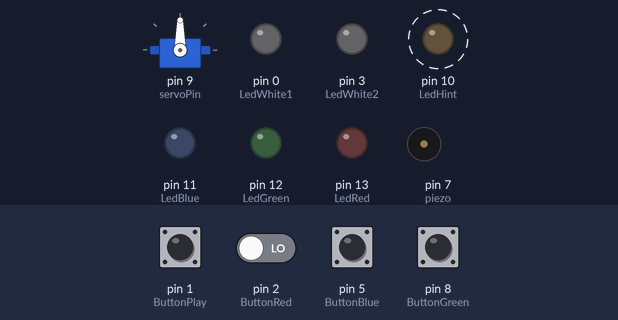
The sketch below on a simulated Arduino Uno, built with avr-gcc and run on an emulated ATmega328P. On the bench: servo, output pins drawn as LEDs (lit = HIGH), buzzer (waves = sounding). Dashed ring = blinking. The test bench sets the inputs (shaded band); at power-on: pin 1 (ButtonPlay), pin 2 (ButtonRed), pin 5 (ButtonBlue), pin 8 (ButtonGreen) LOW.

Above: at 2.8 s.
2.9 s: pin 1 (ButtonPlay) pulled HIGH for 1.25 s
At 3.4 s:
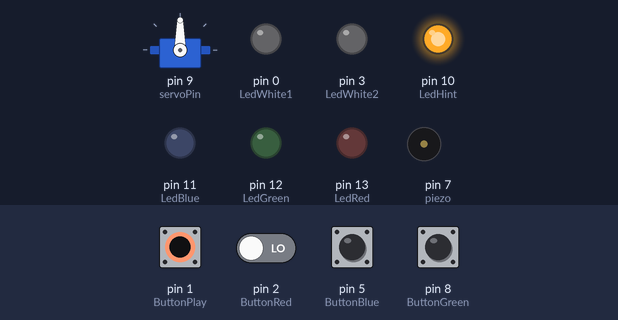
6.4 s: pin 1 (ButtonPlay) driven HIGH and pin 2 (ButtonRed) driven HIGH
At 10.1 s:
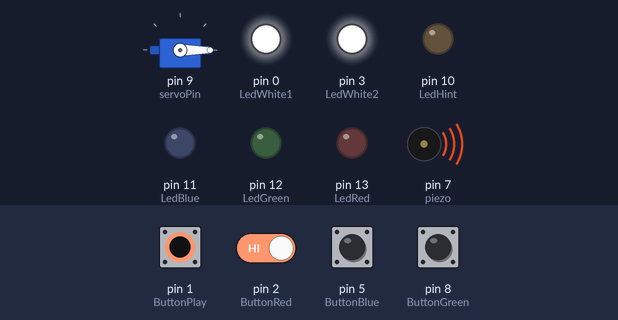
10.5 s: pin 5 (ButtonBlue) pulled HIGH for 1.25 s
At 13.5 s:
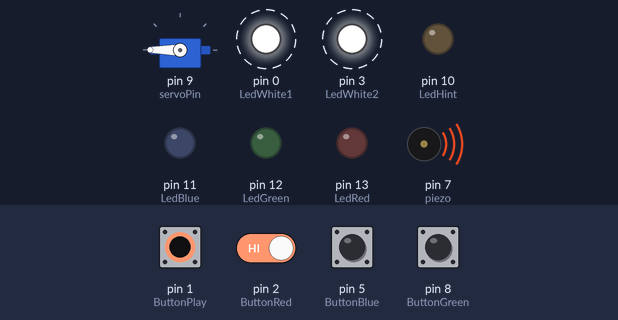
15.6 s: pin 2 (ButtonRed) driven LOW
At 17.4 s:
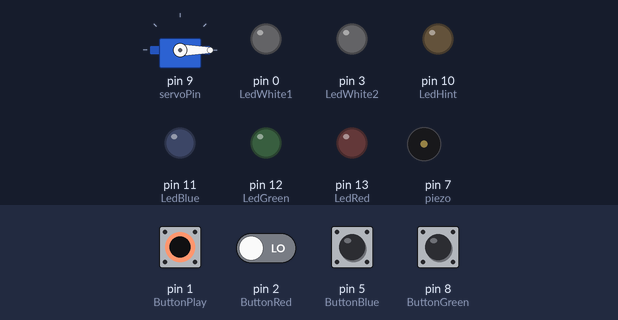
19.1 s: pin 2 (ButtonRed) driven HIGH
At 20.8 s:
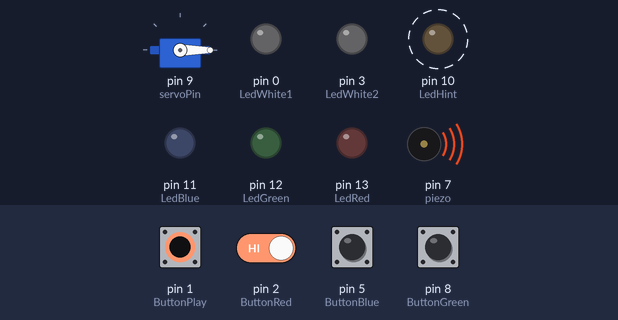
Timing chart, 0 to 24.0 s (numbered marks = the images above; inputs shaded):
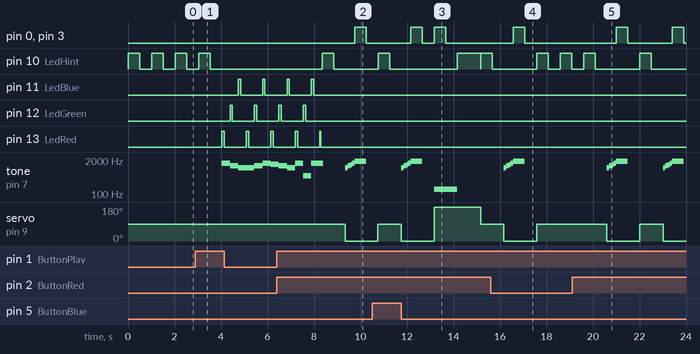

The sketch:

CatchTheLight.ino
```cpp
#include <Servo.h>
const int LedBlue =11;
const int LedGreen = 12;
const int LedRed = 13;
const int LedWhite1 = 0;
const int LedWhite2 = 3;
const int LedHint = 10;
const int ButtonRed = 2;
const int ButtonGreen = 8;
const int ButtonBlue = 5;
const int ButtonPlay = 1;
const int piezo = 7;
const int servoPin = 9;
int buttonRedState = 0;
int buttonGreenState = 0;
int buttonBlueState = 0;
int buttonPlayState;
int lastButtonPlayState = HIGH;
int playState = 0;
int angle = 90;
Servo servo;

void setup() {
  servo.attach(servoPin);
  pinMode(LedBlue, OUTPUT);
  pinMode(LedGreen, OUTPUT);
  pinMode(LedRed, OUTPUT);
  pinMode(LedWhite1, OUTPUT);
  pinMode(LedWhite2, OUTPUT);
  pinMode(LedHint, OUTPUT);
  pinMode(ButtonRed, INPUT);
  pinMode(ButtonGreen, INPUT);
  pinMode(ButtonBlue, INPUT);
  pinMode(ButtonPlay, INPUT);
}

void loop() {
  buttonRedState = digitalRead (ButtonRed);
  buttonGreenState = digitalRead (ButtonGreen);
  buttonBlueState = digitalRead (ButtonBlue);
  buttonPlayState = digitalRead (ButtonPlay);
  delay(10);

  digitalWrite(LedHint, HIGH);
  delay(500);
  digitalWrite(LedHint, LOW);
  delay(500);

// if play butoon is pressed,play the tone
if (lastButtonPlayState == LOW && buttonPlayState ==HIGH) {
  if(playState == 0){
  playSong1();
  playState=1;
  } else {
    playSong2();
    playState =0;
  }
}
lastButtonPlayState = buttonPlayState;

// define the behavior when guessing the right answer
if(buttonRedState == HIGH && playState == 1) {
  guessRight();
  servo.write (angle);
  } else if (buttonBlueState == HIGH && playState == 0) {
  guessRight();
  servo.write (angle);
  }

// define the behavior when guessing song1 wrong
if(playState == 1 && buttonBlueState == HIGH) {
  guessWrong();
  servo.write (angle);
  }

if(playState == 1 && buttonGreenState == HIGH) {
 guessWrong();
 servo.write (angle);
 }

//define the behavior when guessing song2 wrong
if(playState == 0 && buttonRedState == HIGH) {
  guessWrong();
  servo.write (angle);
  }

if(playState == 0 && buttonGreenState == HIGH) {
  guessWrong();
  servo.write (angle);
  }

}

   //Creat Song1 with LEDs
    void playSong1() {
      tone(piezo, 1500, 500);
      digitalWrite (LedRed, HIGH);
      delay(100);
      digitalWrite (LedRed,LOW);
      delay(250);
      tone(piezo, 1200, 500);
      digitalWrite (LedGreen, HIGH);
      delay(100);
      digitalWrite (LedGreen,LOW);
      delay(250);
      tone(piezo, 1000, 500);
      digitalWrite (LedBlue, HIGH);
      delay(100);
      digitalWrite (LedBlue,LOW);
      delay(250);

      tone(piezo, 1000, 500);
      digitalWrite (LedRed, HIGH);
      delay(100);
      digitalWrite (LedRed,LOW);
      delay(250);
      tone(piezo, 1200, 500);
      digitalWrite (LedGreen, HIGH);
      delay(100);
      digitalWrite (LedGreen,LOW);
      delay(250);
      tone(piezo, 1500, 500);
      digitalWrite (LedBlue, HIGH);
      delay(100);
      digitalWrite (LedBlue,LOW);
      delay(250);

      tone(piezo, 1350, 500);
      digitalWrite (LedRed, HIGH);
      delay(100);
      digitalWrite (LedRed,LOW);
      delay(250);
      tone(piezo, 1200, 500);
      digitalWrite (LedGreen, HIGH);
      delay(100);
      digitalWrite (LedGreen,LOW);
      delay(250);
      tone(piezo, 1000, 500);
      digitalWrite (LedBlue, HIGH);
      delay(100);
      digitalWrite (LedBlue,LOW);
      delay(250);

      tone(piezo, 1500, 500);
      digitalWrite (LedRed, HIGH);
      delay(100);
      digitalWrite (LedRed,LOW);
      delay(250);
      tone(piezo, 500, 500);
      digitalWrite (LedGreen, HIGH);
      delay(100);
      digitalWrite (LedGreen,LOW);
      delay(250);
      tone(piezo, 1500, 500);
      digitalWrite (LedBlue, HIGH);
      delay(100);
      digitalWrite (LedBlue,LOW);
      delay(250);

      digitalWrite (LedRed, HIGH);
      delay(50);
      digitalWrite (LedRed, LOW);
      delay(50);
      }

      void playSong2() {
      tone(piezo, 200, 250);
      digitalWrite (LedRed, HIGH);
      delay(50);
      digitalWrite (LedRed,LOW);
      delay(150);
      tone(piezo, 250, 250);
      digitalWrite (LedGreen, HIGH);
      delay(50);
      digitalWrite (LedGreen,LOW);
      delay(150);
      tone(piezo, 300, 250);
      digitalWrite (LedBlue, HIGH);
      delay(50);
      digitalWrite (LedBlue,LOW);
      delay(150);

      tone(piezo, 300, 250);
      digitalWrite (LedRed, HIGH);
      delay(50);
      digitalWrite (LedRed,LOW);
      delay(150);
      tone(piezo, 250, 250);
      digitalWrite (LedGreen, HIGH);
      delay(50);
      digitalWrite (LedGreen,LOW);
      delay(150);
      tone(piezo, 200, 250);
      digitalWrite (LedBlue, HIGH);
      delay(50);
      digitalWrite (LedBlue,LOW);
      delay(150);

      tone(piezo, 200, 250);
      digitalWrite (LedRed, HIGH);
      delay(50);
      digitalWrite (LedRed,LOW);
      delay(150);
      tone(piezo, 250, 250);
      digitalWrite (LedGreen, HIGH);
      delay(50);
      digitalWrite (LedGreen,LOW);
      delay(150);
      tone(piezo, 300, 250);
      digitalWrite (LedBlue, HIGH);
      delay(50);
      digitalWrite (LedBlue,LOW);
      delay(150);

      tone(piezo, 300, 250);
      digitalWrite (LedRed, HIGH);
      delay(50);
      digitalWrite (LedRed,LOW);
      delay(150);
      tone(piezo, 250, 250);
      digitalWrite (LedGreen, HIGH);
      delay(50);
      digitalWrite (LedGreen,LOW);
      delay(150);
      tone(piezo, 200, 250);
      digitalWrite (LedBlue, HIGH);
      delay(50);
      digitalWrite (LedBlue,LOW);
      delay(150);

      digitalWrite (LedBlue, HIGH);
      delay(50);
      digitalWrite (LedBlue, LOW);
      delay(50);
      }

      // creat a behavior when guessing correct
      void guessRight() {
        servo.write (angle-90);
        tone(piezo,1000,500);
        delay(100);
        tone(piezo,1200,500);
        delay(100);
        tone(piezo,1300,500);
        delay(100);
        tone(piezo,1500,500);
        delay(100);
        tone(piezo,1800,500);
        digitalWrite(LedWhite1,HIGH);
        digitalWrite(LedWhite2,HIGH);
        delay(500);
        digitalWrite(LedWhite1,LOW);
        digitalWrite(LedWhite2,LOW);
        delay(500);
        }

      // creat a behavior when guessing incorrect
      void guessWrong() {
        servo.write (angle+90);
        tone(piezo,150,1000);
        digitalWrite(LedWhite1,HIGH);
        digitalWrite(LedWhite2,HIGH);
        delay(500);
        digitalWrite(LedWhite1,LOW);
        digitalWrite(LedWhite2,LOW);
        delay(500);
        digitalWrite(LedHint, HIGH);
        delay(1000);
        digitalWrite(LedHint, LOW);
        }
```

Measured:
- after the input at 2.9 s, pin 10 (LedHint): goes on until 3.5 s, then stays LOW; pin 11 (LedBlue): alternates HIGH for 0.10 s and LOW for 0.95 s, starting after 1.8 s
- after the input at 6.4 s, pin 0 (LedWhite1), pin 3 (LedWhite2): LOW → HIGH after 3.4 s, → LOW 0.50 s later; pin 10 (LedHint): goes on until 8.9 s, then stays LOW; servo on pin 9 (servoPin): 90° → 0° after 3.0 s
- after the input at 10.5 s, pin 0 (LedWhite1), pin 3 (LedWhite2): LOW → HIGH after 2.7 s, → LOW 0.50 s later
- after the input at 15.6 s, tone on pin 7 (piezo): goes on until 17.1 s, then stays silent; servo on pin 9 (servoPin): goes on until 17.6 s, then stays 90°
- after the input at 19.1 s, pin 0 (LedWhite1), pin 3 (LedWhite2): alternates HIGH for 0.50 s and LOW for 1.9 s, starting after 1.9 s
- by itself, pin 10 (LedHint): alternates HIGH for 0.50 s and LOW for 0.51 s
